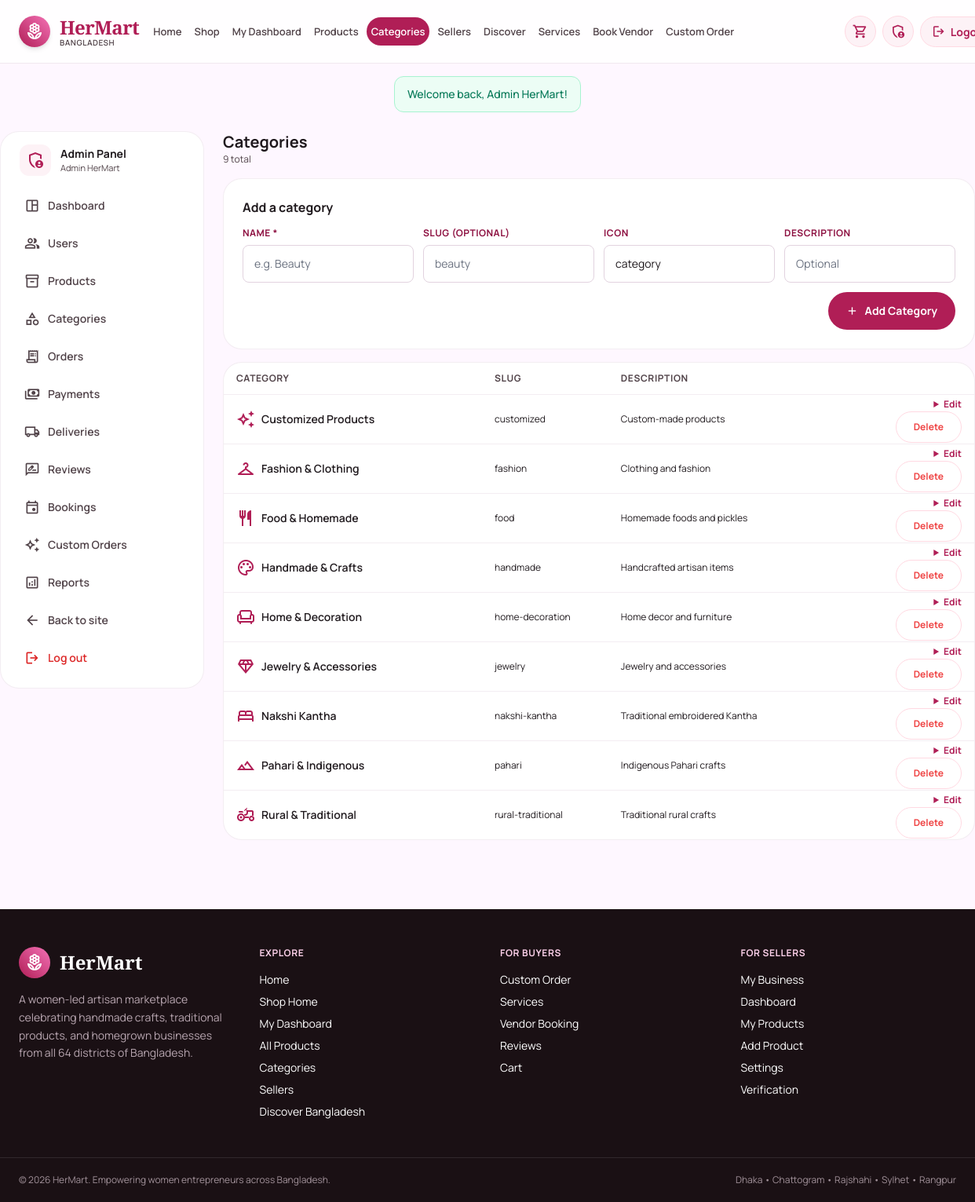
Screenshot of /admin/categories.php (signed in) with the database file from the repository.
### tables this page shows
CREATE TABLE `categories` (
  `id` int(11) NOT NULL,
  `name` varchar(80) NOT NULL,
  `slug` varchar(80) NOT NULL,
  `icon` varchar(60) DEFAULT 'category',
  `description` varchar(255) DEFAULT NULL
);

### includes/db.php (called while the page is built, shortened)
<?php
$host = DB_HOST;
$user = DB_USER;
$pass = DB_PASS;
$db   = DB_NAME;
$port = DB_PORT;
$conn = @new mysqli($host, $user, $pass, $db, $port);
$db_ready = !$conn->connect_error;
function db_select($sql, $types = '', $params = []) {
    global $conn, $db_ready;
    $stmt = $conn->prepare($sql);
    if (!$stmt->execute()) {
        error_log('[HerMart] db_select execute failed: ' . $stmt->error . ' | SQL: ' . $sql);
        $stmt->close();
        return [];
    }
    $res = $stmt->get_result();
    $rows = $res ? $res->fetch_all(MYSQLI_ASSOC) : [];
    return $rows;
}
function h($str) {
    return htmlspecialchars((string)$str, ENT_QUOTES, 'UTF-8');
}

### admin/categories.php (the view, shortened to what this page needs)
<?php
$rows = db_select("SELECT * FROM categories ORDER BY name ASC");
include __DIR__ . '/../includes/header.php';
include __DIR__ . '/_layout_top.php';
?>
<div>
  <h2 class="text-xl font-bold">Categories</h2>
  <p class="text-xs text-on-surface-variant"><?= count($rows) ?> total</p>
</div>
<div class="bg-white rounded-3xl border border-outline/40 p-6">
  <h3 class="font-bold mb-3">Add a category</h3>
  <form method="post" class="grid sm:grid-cols-4 gap-3">
    <div>
      <label class="hm-label">Name *</label>
      <input type="text" name="name" required class="hm-input" placeholder="e.g. Beauty">
    </div>
    <div>
      <label class="hm-label">Slug (optional)</label>
      <input type="text" name="slug" class="hm-input" placeholder="beauty">
    </div>
    <div>
      <label class="hm-label">Icon</label>
      <input type="text" name="icon" class="hm-input" value="category" placeholder="category">
    </div>
    <div>
      <label class="hm-label">Description</label>
      <input type="text" name="description" class="hm-input" placeholder="Optional">
    </div>
    <div class="sm:col-span-4 flex justify-end">
      <button type="submit" class="hm-btn hm-btn-primary">
        <span class="material-symbols-outlined text-base">add</span>
        Add Category
      </button>
    </div>
  </form>
</div>
<div class="bg-white rounded-3xl border border-outline/40 overflow-hidden">
  <div class="overflow-x-auto">
    <table class="w-full text-sm">
      <thead class="text-xs uppercase tracking-wider text-on-surface-variant bg-surface-container/40 border-b border-outline/40">
        <tr>
          <th class="text-left py-3 px-4">Category</th>
          <th class="text-left">Slug</th>
          <th class="text-left">Description</th>
          <th></th>
        </tr>
      </thead>
      <tbody class="divide-y divide-outline/40">
        <?php foreach ($rows as $c): ?>
          <tr>
            <td class="py-3 px-4">
              <div class="flex items-center gap-2">
                <span class="material-symbols-outlined text-primary"><?= h($c['icon'] ?: 'category') ?></span>
                <span class="font-semibold"><?= h($c['name']) ?></span>
              </div>
            </td>
            <td class="text-xs"><?= h($c['slug']) ?></td>
            <td class="text-xs"><?= h($c['description'] ?? '') ?></td>
            <td class="pr-4 text-right">
              <details class="inline-block">
                <summary class="text-primary font-bold text-xs cursor-pointer hover:underline">Edit</summary>
              </details>
              <div class="admin-actions inline-block">
                <form method="post" onsubmit="return confirm('Delete this category?');">
                  <button type="submit" class="hm-btn hm-btn-outline text-red-500 text-xs">Delete</button>
                </form>
              </div>
            </td>
          </tr>
        <?php endforeach; ?>
      </tbody>
    </table>
  </div>
</div>
<?php include __DIR__ . '/_layout_bottom.php'; ?>
<?php include __DIR__ . '/../includes/footer.php'; ?>

### assets/css/style.css (style rules this page uses)
html { scroll-behavior: smooth; }
body { -webkit-font-smoothing: antialiased; -moz-osx-font-smoothing: grayscale; font-family: 'Manrope', sans-serif; color: #201a1e; background: #fef7ff; }
.material-symbols-outlined { font-family: 'Material Symbols Outlined'; font-weight: normal; font-style: normal; font-size: 24px; line-height: 1; letter-spacing: normal; text-transform: none; display: inline-block; white-space: nowrap; word-wrap: normal; direction: ltr; font-feature-settings: 'liga'; -webkit-font-smoothing: antialiased; font-variation-settings: 'FILL' 0, 'wght' 400, 'GRAD' 0, 'opsz' 24; vertical-align: middle; }
button, .hm-btn { border-radius: 9999px; font-family: inherit; }
.hm-btn { display: inline-flex; align-items: center; justify-content: center; gap: 8px; padding: 11px 22px; border-radius: 9999px; font-weight: 700; font-size: 14px; border: 1px solid transparent; cursor: pointer; text-decoration: none; transition: all 0.15s ease; white-space: nowrap; line-height: 1.2; }
.hm-btn-primary { background: #b01e56; color: #fff; }
.admin-actions { display:flex; flex-direction:column; gap:0.5rem; align-items:flex-end; }
.admin-actions form { display:block; margin:0; }
.admin-actions .hm-btn, .admin-actions button, .admin-actions .hm-select { width:auto; }
.hm-btn-outline { background: transparent; color: #b01e56; border-color: #ffd9e2; }
.hm-input, .hm-select, .hm-textarea { width: 100%; padding: 11px 14px; border-radius: 0.5rem; border: 1px solid #e2d3df; background: #fff; color: #201a1e; font-size: 14px; font-family: inherit; transition: all 0.15s ease; }
.hm-label { display: block; font-size: 12px; font-weight: 700; text-transform: uppercase; letter-spacing: 0.04em; color: #8e1242; margin-bottom: 6px; }

### admin/_layout_top.php (style rules this page uses)
.admin-actions { display:flex; flex-direction:column; gap:0.5rem; align-items:flex-end; }
.admin-actions form { display:block; margin:0; }
.admin-actions .hm-btn, .admin-actions button, .admin-actions .hm-select { width:auto; }
@media (min-width:1024px) { .admin-actions { align-items:flex-end; } }

### rows the page displays
categories: name "Customized Products", slug "customized", description "Custom-made products"
categories: name "Fashion & Clothing", slug "fashion", description "Clothing and fashion"
categories: name "Food & Homemade", slug "food", description "Homemade foods and pickles"
categories: name "Handmade & Crafts", slug "handmade", description "Handcrafted artisan items"
categories: name "Home & Decoration", slug "home-decoration", description "Home decor and furniture"
categories: name "Jewelry & Accessories", slug "jewelry", description "Jewelry and accessories"
categories: name "Nakshi Kantha", slug "nakshi-kantha", description "Traditional embroidered Kantha"
categories: name "Pahari & Indigenous", slug "pahari", description "Indigenous Pahari crafts"
categories: name "Rural & Traditional", slug "rural-traditional", description "Traditional rural crafts"

### other values shown
$flash['message'] "Welcome back, Admin HerMart!"
$_SESSION['user']['name'] "Admin HerMart"
$l['label'] "Dashboard"
$l['label'] "Users"
$l['label'] "Products"
$l['label'] "Categories"
$l['label'] "Orders"
$l['label'] "Payments"
$l['label'] "Deliveries"
$l['label'] "Reviews"
$l['label'] "Bookings"
$l['label'] "Custom Orders"
$l['label'] "Reports"
count($rows) "9"
